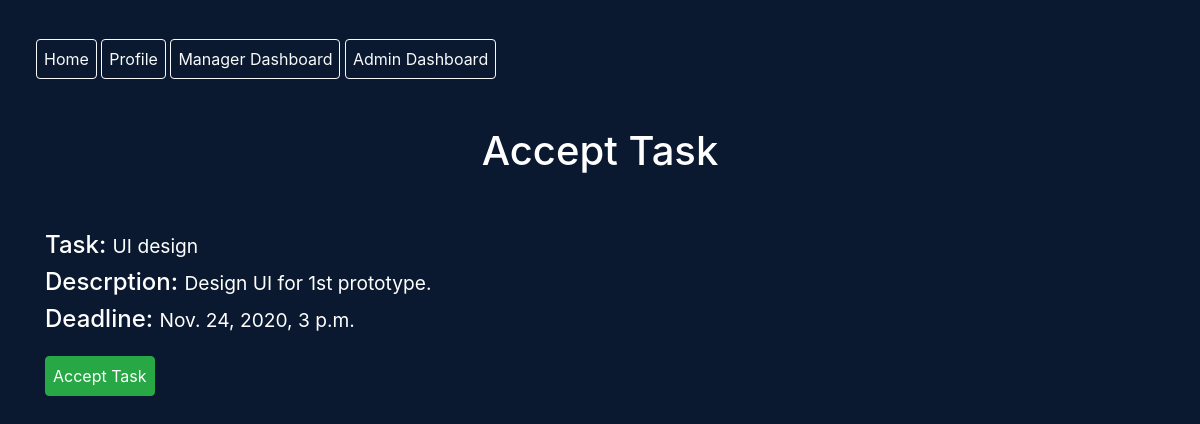
Page /create/accept-task/4 (signed in) on the earlier database version.
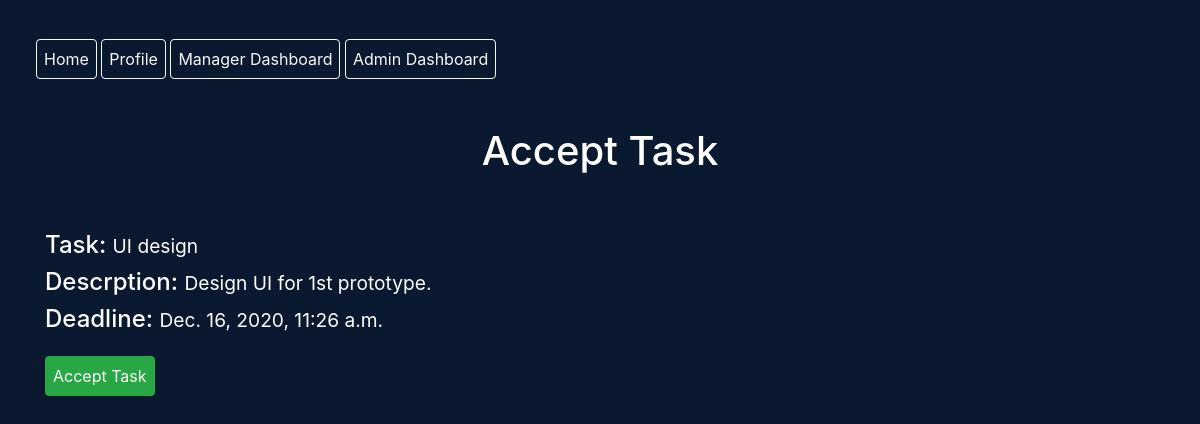
Same page on the later database version.
### createMode/models.py (models this page shows, shortened)
class Task(models.Model):
	title = models.CharField(max_length=240)
	description = models.TextField()
	total_points = models.PositiveIntegerField(validators=[MinValueValidator(10), MaxValueValidator(100)])
	department = models.ForeignKey(Department, on_delete=models.CASCADE)
	deadline = models.DateTimeField()
	assigned_to = models.ForeignKey(User, on_delete=models.SET_NULL, blank=True, null=True, related_name='assigned_to_user')
	created_by = models.ForeignKey(User, on_delete=models.SET_NULL, blank=True, null=True, related_name='created_by_user')
	created_at = models.DateTimeField(auto_now_add=True)
	submitted = models.BooleanField(default=False)
	reviewed = models.BooleanField(default=False)
	review_id = models.PositiveIntegerField(blank=True, null=True)
	is_accepted = models.BooleanField(default=False)
	is_rejected = models.BooleanField(default=False)
	reject_feedback_id = models.PositiveIntegerField(blank=True, null=True)

### createMode/views.py (the view, shortened to what this page needs)
# urls.py: path('accept-task/<int:pk>', TaskAcceptView.as_view(),name='accept-task'),
class TaskAcceptView(LoginRequiredMixin, UpdateView):
    model = Task
    template_name = 'createMode/accept_task.html'
    fields=['is_accepted']
    success_url = '/'
    def get_context_data(self, **kwargs):
        context = super().get_context_data(**kwargs)
        task_info = Task.objects.get(pk=self.kwargs['pk'])
        context['task_info'] = task_info
        return context

### core/context_processors.py (called while the page is built)
def check_authorization(request):
	if request.user.is_superuser:
		user_is_admin = True
	else:
		user_is_admin = False
	if request.user.is_authenticated:
		user_is_authenticated = True
		jobinfo = EmployeeJobInfo.objects.filter(user = request.user)[0]
		if jobinfo and jobinfo.isManager == True:
			user_is_manager = True
		else:
			user_is_manager = False
	else:
		user_is_authenticated = False
		user_is_manager = False
	return {
		'user_is_authenticated' : user_is_authenticated,
		'user_is_admin': user_is_admin,
		'user_is_manager' : user_is_manager,
	}

### createMode/templates/createMode/accept_task.html (shortened to what this page needs)
{% extends 'core/base.html' %}
{% load crispy_forms_tags %}
{% load static %}
{% block content %}
	<div class="container" >
		<br>
		<h1>Accept Task</h1>
		<br><br>
		<h4>Task: <small>{{ task_info.title }}</small></h4>
		<h4>Descrption: <small>{{ task_info.description }}</small></h4>
		<h4>Deadline: <small>{{ task_info.deadline  }}</small></h4>
		<form method="POST">
			<button type="submit" class="btn btn-success">Accept Task</button>
		</form>
		</div>
{% endblock %}

Differences in the rows shown:
changed Task "UI design": deadline "Nov. 24, 2020, 3 p.m." → "Dec. 16, 2020, 11:26 a.m."
